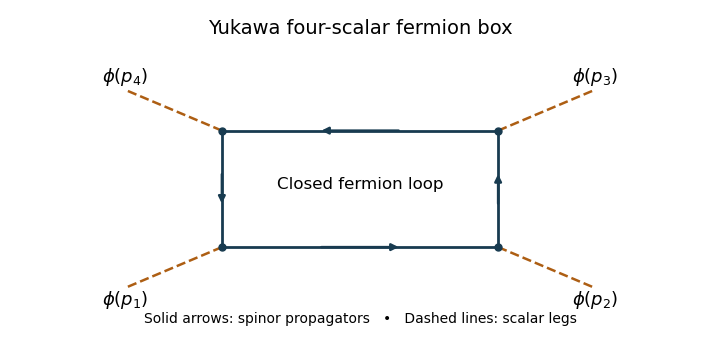

Recreate this plot in Python.
"""Generate an original Yukawa fermion-box schematic in the caller's cwd."""
import os
os.environ.setdefault('MPLBACKEND', 'Agg')
import matplotlib.pyplot as plt
fig, ax = plt.subplots(figsize=(7.2, 3.5), dpi=100)
fig.patch.set_facecolor('white')
ax.set_facecolor('white')
v = [(-1, -.65), (1, -.65), (1, .65), (-1, .65)]
for i, (x, y) in enumerate(v):
    xx, yy = v[(i + 1) % 4]
    ax.plot([x, xx], [y, yy], color='#183b50', lw=2)
    ax.annotate('', xy=(.35*x+.65*xx, .35*y+.65*yy),
                xytext=(.65*x+.35*xx, .65*y+.35*yy),
                arrowprops=dict(arrowstyle='-|>', lw=1.8, color='#183b50'))
    ex, ey = 1.7*x, 1.7*y
    ax.plot([x, ex], [y, ey], '--', color='#ad5e13', lw=1.8)
    ax.text(ex, ey+.14*(1 if y>0 else -1), rf'$\phi(p_{i+1})$',
            ha='center', va='center', fontsize=13)
    ax.scatter([x], [y], s=25, color='#183b50', zorder=4)
ax.text(0, 0, 'Closed fermion loop', ha='center', fontsize=12)
ax.text(0, -1.50, 'Solid arrows: spinor propagators   •   Dashed lines: scalar legs',
        ha='center', fontsize=10)
ax.set_xlim(-2.45, 2.45)
ax.set_ylim(-1.72, 1.60)
ax.set_title('Yukawa four-scalar fermion box', fontsize=14, pad=8)
ax.axis('off')
fig.subplots_adjust(left=.03, right=.97, bottom=.02, top=.87)
fig.savefig('paper-44-yukawa-box.png', dpi=100, facecolor='white')
plt.close(fig)
